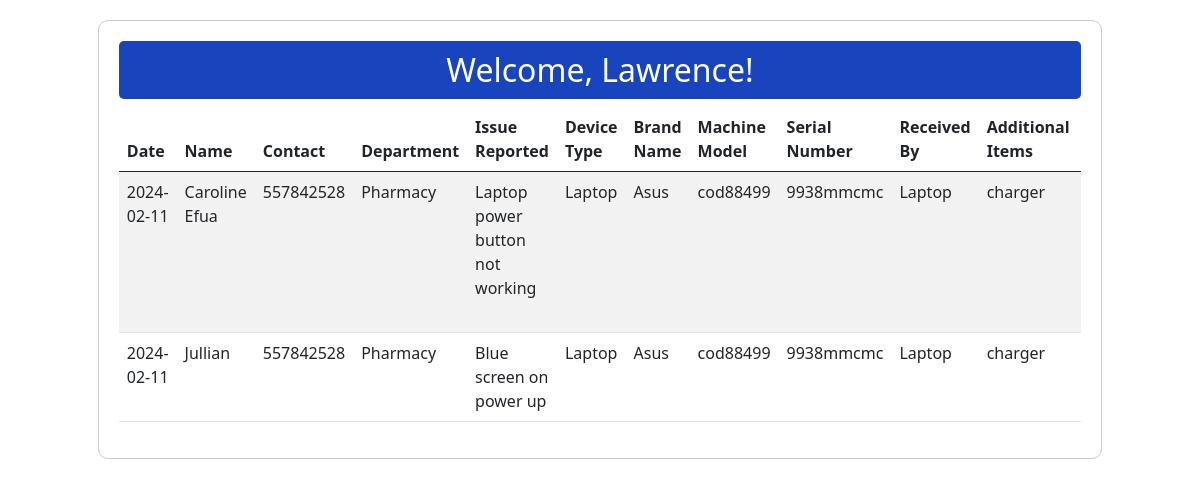
Screenshot of /admintable.php (signed in) with the database file from the repository.
### tables this page shows
CREATE TABLE `logbook` (
  `id` int(11) NOT NULL,
  `date` varchar(20) NOT NULL,
  `name` varchar(255) NOT NULL,
  `contact` int(11) NOT NULL,
  `department` varchar(255) NOT NULL,
  `issue_reported` varchar(255) NOT NULL,
  `device_type` varchar(255) NOT NULL,
  `brand_name` varchar(255) NOT NULL,
  `machine_model` varchar(255) NOT NULL,
  `serial_number` varchar(20) NOT NULL,
  `received_by` varchar(255) NOT NULL,
  `additional_items` varchar(255) NOT NULL,
  `hypothesis` varchar(255) NOT NULL,
  `wikihow` varchar(255) NOT NULL,
  `status` varchar(20) NOT NULL,
  `handled_by` varchar(255) NOT NULL,
  `date_fixed` varchar(20) NOT NULL,
  `date_taken` varchar(20) NOT NULL
);

### admintable.php (the view, shortened to what this page needs)
<!DOCTYPE html>
<html lang="en">
<head>
    <link  rel="stylesheet" href="https://cdn.jsdelivr.net/npm/bootstrap@5.0.2/dist/css/bootstrap.min.css">
    <link rel="stylesheet" href="https://cdn.datatables.net/buttons/3.0.1/css/buttons.dataTables.css" />
    <link rel="stylesheet" href="https://cdn.datatables.net/2.0.3/css/dataTables.dataTables.css" />
    <link rel="stylesheet" href="https://cdnjs.cloudflare.com/ajax/libs/font-awesome/6.3.0/css/all.min.css"/>
</head>
<body>
   <div class="container">
        <div class="table-container">
            <h2>Welcome, <?php echo $_SESSION['username']; ?>!</h2>
            <div class="table-responsive">
                    <table id="logbookTable" class="table table-striped" style="width:100%">
                        <thead>
                            <tr>
                                <th>Date</th>
                                <th>Name</th>
                                <th>Contact</th>
                                <th>Department</th>
                                <th>Issue Reported</th>
                                <th>Device Type</th>
                                <th>Brand Name</th>
                                <th>Machine Model</th>
                                <th>Serial Number</th>
                                <th>Received By</th>
                                <th>Additional Items</th>
                                <th>Hypothesis</th>
                            </tr>
                        </thead>
                        <tbody>
                            <?php
                            include 'config.php';
                            $sql = "SELECT * FROM logbook";
                            $result = $conn->query($sql);
                            if ($result->num_rows > 0) {
                                while ($row = $result->fetch_assoc()) {
                                    echo "<tr>";
                                    echo "<td>" . $row['date'] . "</td>";
                                    echo "<td>" . $row['name'] . "</td>";
                                    echo "<td>" . $row['contact'] . "</td>";
                                    echo "<td>" . $row['department'] . "</td>";
                                    echo "<td>" . $row['issue_reported'] . "</td>";
                                    echo "<td>" . $row['device_type'] . "</td>";
                                    echo "<td>" . $row['brand_name'] . "</td>";
                                    echo "<td>" . $row['machine_model'] . "</td>";
                                    echo "<td>" . $row['serial_number'] . "</td>";
                                    echo "<td>" . $row['received_by'] . "</td>";
                                    echo "<td>" . $row['additional_items'] . "</td>";
                                    echo "<td>" . $row['hypothesis'] . "</td>";
                                    echo "</tr>";
                                }
                            }
                            ?>
                        </tbody>
                    </table>
       </div>
     </div>
    </div>
</body>
</html>

### admintable.php (style rules this page uses)
.table-container { margin: 20px auto; padding: 20px; max-width: 90%; border: 1px solid #ccc; border-radius: 10px; }
.table-container h2 { text-align:center; background:#1844bd; padding:10px; border-radius:5px; color:#fff; }
.table-responsive { width: 100%; overflow-x: auto; }

### rows the page displays
logbook: date "2024-02-11", name "Caroline Efua", contact "557842528", department "Pharmacy", issue_reported "Laptop power button not working", device_type "Laptop", brand_name "Asus", machine_model "cod88499", serial_number "9938mmcmc", received_by "Laptop", additional_items "charger"
logbook: date "2024-02-11", name "Jullian", contact "557842528", department "Pharmacy", issue_reported "Blue screen on power up", device_type "Laptop", brand_name "Asus", machine_model "cod88499", serial_number "9938mmcmc", received_by "Laptop", additional_items "charger"

### other values shown
$_SESSION['username'] "Lawrence"
